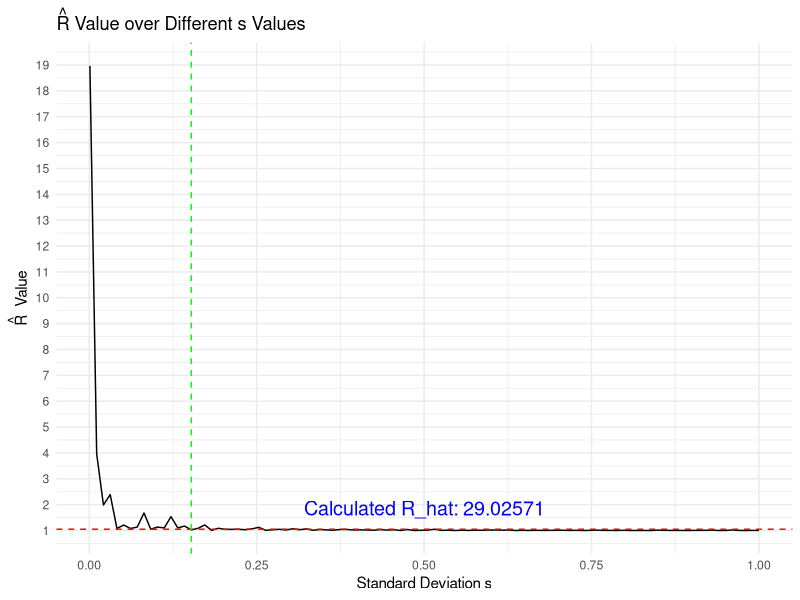
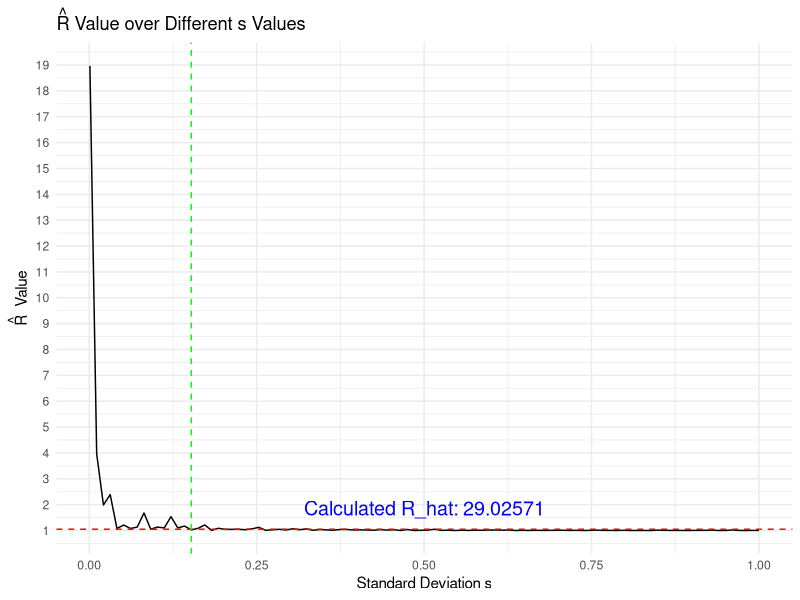

These figures' R source, in order:
## ---- chunk 1
knitr::opts_chunk$set(echo = TRUE)
## ---- chunk 2
library(ggplot2)

#Step 1: Define Target Distro and Random Walk Metropolis Algo
log_f <- function(x) {
  log(0.5) - abs(x)
}

random_walk_metropolis <- function(N, s, x0) {
  samples <- numeric(N)
  samples[1] <- x0
  
  for (i in 2:N) {
    x_star <- rnorm(1, mean = samples[i-1], sd = s)
    log_r <- log_f(x_star) - log_f(samples[i-1])
    u <- log(runif(1))
    
    if (u < log_r) {
      samples[i] <- x_star
    } else {
      samples[i] <- samples[i-1]
    }
  }
  
  samples
}

#Step 2: Compute R_hat value

compute_R_hat <- function(N, s, J, x0_initial_values) {
  chains <- sapply(x0_initial_values, function(x0) random_walk_metropolis(N, s, x0))
  
  Mj <- colMeans(chains)
  Vj <- apply(chains, 2, function(chain) var(chain))
  W <- mean(Vj)
  B <- N * var(Mj)
  var_hat_plus <- ((N-1)/N) * W + (1/N) * B #once again we use var_hat_plus as specified in Gelman-Rubin 1992
  R_hat <- sqrt(var_hat_plus / W)
  
  R_hat
}

#Step 3: Calculate R_hat for each s value and plot
N <- 2000
J <- 4
s <- 0.001
s_values <- seq(0.001, 1, length.out = 100)
x0_initial_values <- rnorm(J)

R_hats <- sapply(s_values, function(s) compute_R_hat(N, s, J, x0_initial_values))

R_hat_specimen <- compute_R_hat(N, s, J, x0_initial_values)
print(paste("Calculated R_hat:", R_hat_specimen)) #Calculate R_hat for RWMA with N=2000, s=0.001 and J=4

# Plotting...Keeping N and J fixed, provide a plot of the values of Rb over a grid of s values in the interval between 0.001 and 1.
plot2 <- ggplot(data.frame(s = s_values, R_hat = R_hats), aes(x = s, y = R_hat)) +
  geom_line() +
  geom_hline(yintercept = 1.05, linetype = "dashed", color = "red") +
  geom_vline(xintercept = s_values[min(which(R_hats <= 1.05))], linetype = "dashed", color = "green") +
  labs(title = expression(hat(R) ~ "Value over Different s Values"),
       x = "Standard Deviation s", y = expression(hat(R) ~ " Value")) +
  scale_y_continuous(breaks = seq(floor(min(R_hats)), ceiling(max(R_hats)), by = 1)) +
  theme_minimal()+
  annotate("text", x = mean(s_values), y = min(R_hats), label = paste("Calculated R_hat:", round(R_hat_specimen, 5)), hjust = 0.5, vjust = -1, size = 5, color = "blue") 
  
# Display the plot
print(plot2)

dir_path <- './r_images'

if(!dir.exists(dir_path)) {
  dir.create(dir_path, recursive=TRUE)
}

ggsave('./r_images/1B_R.png')

